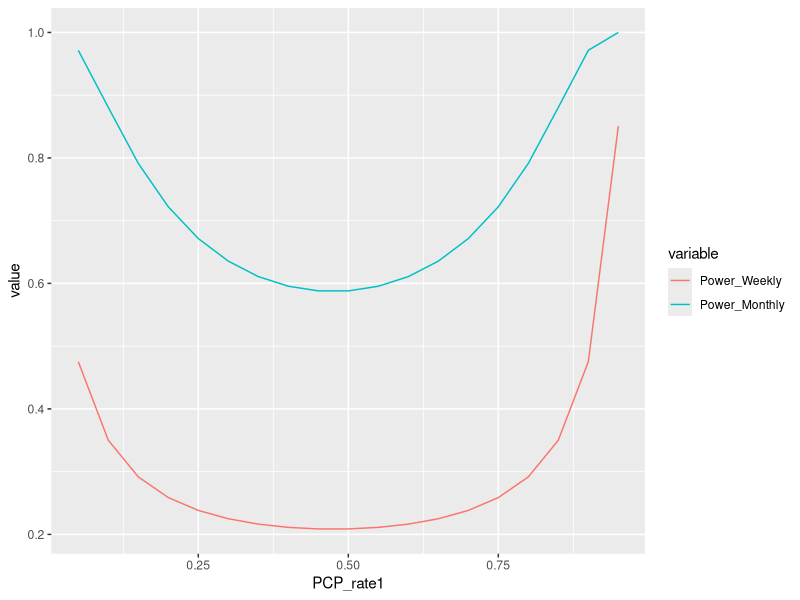
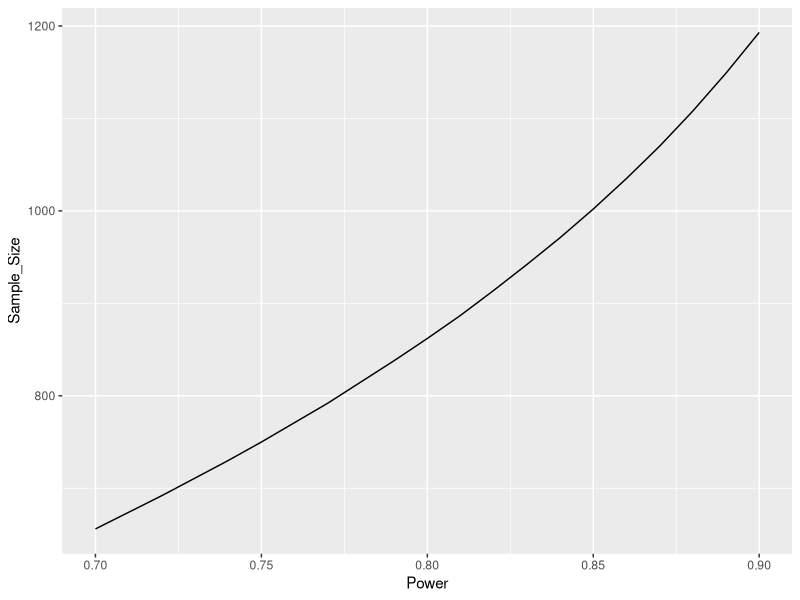
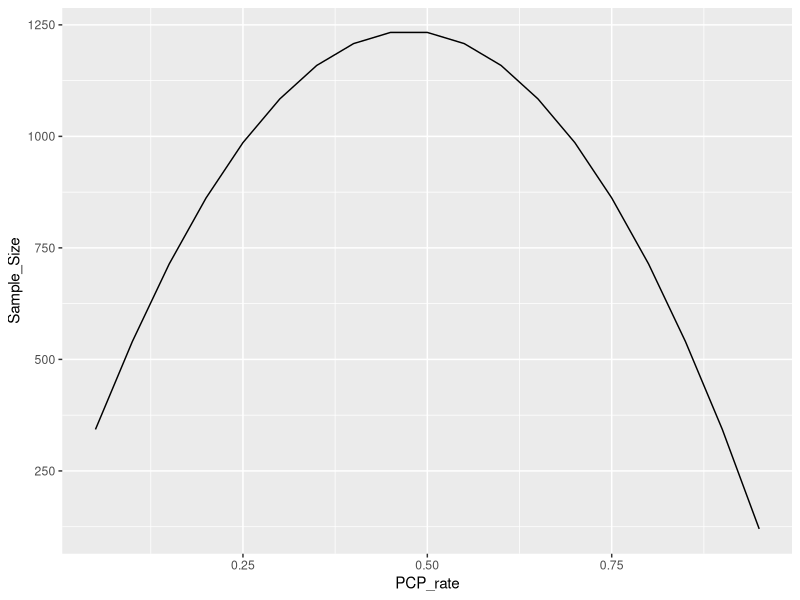

These charts were generated, in order, by the following R code:
library(reshape2)
library(ggplot2)
##################################When effect size is 0.05
week<-c(998,2144,1144,598,1376)
pcp_rate<-seq(0.05,0.95, 0.05)
MayMean<-mean(week)
Month<-sum(week)

#varying pcp_rate,get power comparison, fixing sample size, significance level 0.05
r1<-power.prop.test(MayMean/9,p1=pcp_rate,p2=pcp_rate+.05,sig.level=.05,alternative='one.sided')
r2<-power.prop.test(Month/9,p1=pcp_rate,p2=pcp_rate+.05,sig.level=.05,alternative='one.sided')

total1<-cbind(r1$p1, r1$power,r2$power)
colnames(total1)<-c("PCP_rate1", "Power_Weekly", "Power_Monthly")
total1<-as.data.frame(total1)

powerdata <- melt(total1, id="PCP_rate1") 
ggplot(data=powerdata, aes(x=PCP_rate1, y=value, colour=variable)) +geom_line()

#varying power,get sample size, fixing pcp_rate at 0.5, significance level 0.05
p <-seq(0.7,0.9,0.01)#effect size
ns <- length(p)
mymat<-cbind(p)
samsize1<-array(numeric(ns*1), dim=c(ns,1))
for(j in 1: dim(mymat)[1])
{
  result <- power.prop.test(p1=0.2, p2=0.25, power = p[j], sig.level = 0.05, alternative = "one.sided")
  samsize1[j] <- ceiling(result$n)  
}
r3<-cbind(mymat, as.matrix(samsize1[,1], nrow=19, ncol=1))
colnames(r3)<-c("Power", "Sample_Size")
total2<-as.data.frame(r3)
ggplot(data=total2, aes(x=Power, y=Sample_Size))+geom_line()

#varying pcp_rate,get sample size, fixing power at 0.8, significance level 0.05
ns1<-length(pcp_rate)
mymat1<-cbind(pcp_rate)
samsize2<-array(numeric(ns1*1), dim=c(ns1,1))
for(j in 1: dim(mymat1)[1])
{
  result <- power.prop.test(p1=mymat1[j], p2=mymat1[j]+0.05, power = 0.8, sig.level = 0.05, alternative = "one.sided")
  samsize2[j] <- ceiling(result$n)  
}
r4<-cbind(mymat1, as.matrix(samsize2[,1], nrow=19, ncol=1))
colnames(r4)<-c("PCP_rate", "Sample_Size")
total3<-as.data.frame(r4)
ggplot(data=total3, aes(x=PCP_rate, y=Sample_Size))+geom_line()
